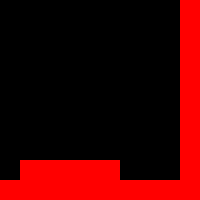

Rendered tile map (Tiled .tmx) drawn with the repository's tilesets; below, a short description and the map source with its tile grids summarised:
An orthogonal 10x10 tile map with 20x20 px tiles, 1 tile layer (FG).

<map version="1.0" orientation="orthogonal" width="10" height="10" tilewidth="20" tileheight="20">
 <tileset firstgid="1" name="testTILES" tilewidth="20" tileheight="20">
  <image source="../tiled/testTILES.png" width="40" height="20" />
 </tileset>
 <layer name="FG" width="10" height="10">
  <properties>
   <property name="tileset" value="testTILES" />
  </properties>
  <data>[100 cells, 24 non-empty, 1 distinct tile ids]</data>
 </layer>
</map>
